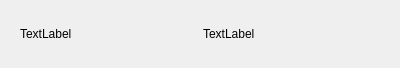
<?xml version="1.0" encoding="UTF-8"?>
<ui version="4.0">
 <class>CustomLabelWidget</class>
 <widget class="QWidget" name="CustomLabelWidget">
  <property name="geometry">
   <rect>
    <x>0</x>
    <y>0</y>
    <width>400</width>
    <height>68</height>
   </rect>
  </property>
  <property name="windowTitle">
   <string>Form</string>
  </property>
  <layout class="QVBoxLayout" name="verticalLayout">
   <item>
    <widget class="QWidget" name="widget" native="true">
     <layout class="QHBoxLayout" name="horizontalLayout_2">
      <item>
       <widget class="QLabel" name="name">
        <property name="text">
         <string>TextLabel</string>
        </property>
       </widget>
      </item>
      <item>
       <widget class="QLabel" name="value">
        <property name="text">
         <string>TextLabel</string>
        </property>
       </widget>
      </item>
     </layout>
    </widget>
   </item>
  </layout>
 </widget>
 <resources/>
 <connections/>
</ui>
